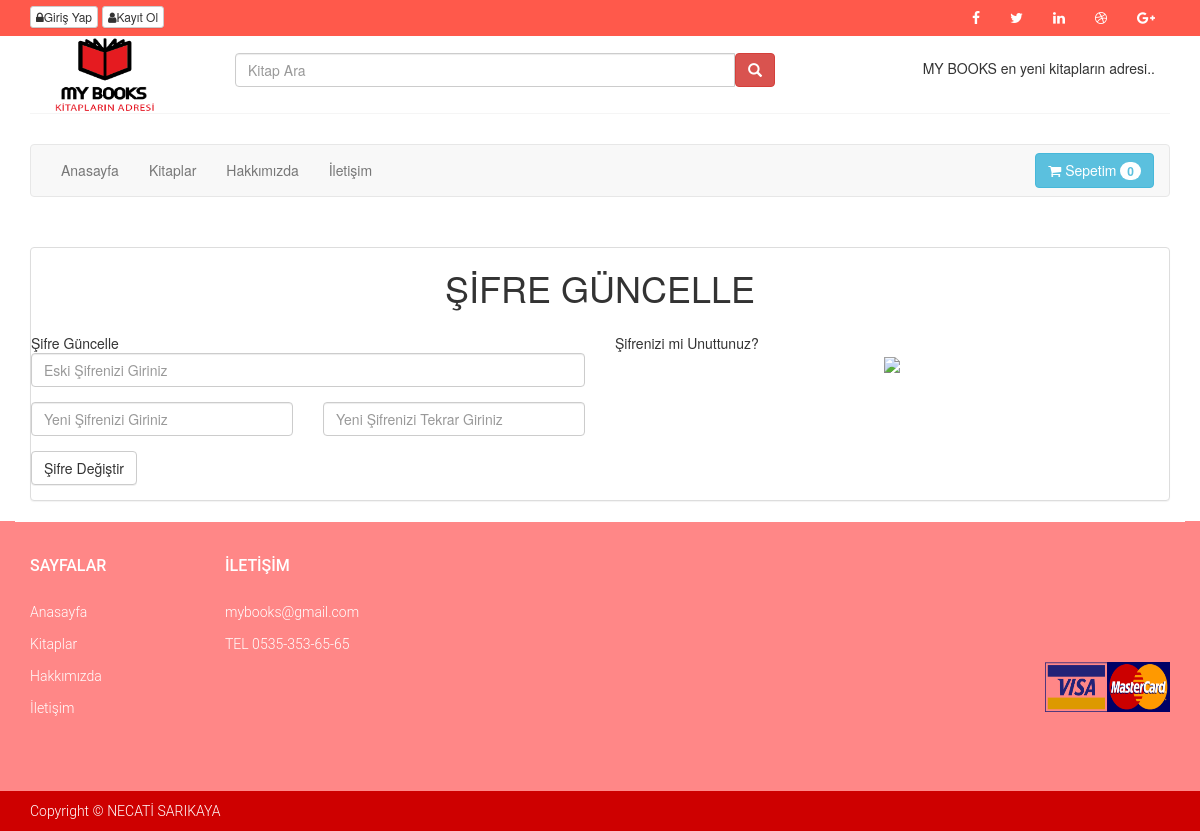
/sifre-guncelle.php?kullanici_id=27, run on the app's committed database.
### tables this page shows
CREATE TABLE `tblayar` (
  `ayar_id` int(11) NOT NULL,
  `ayar_logo` varchar(250) NOT NULL,
  `ayar_url` varchar(50) NOT NULL,
  `ayar_title` varchar(250) NOT NULL,
  `ayar_description` varchar(250) NOT NULL,
  `ayar_keywords` varchar(50) NOT NULL,
  `ayar_author` varchar(50) NOT NULL,
  `ayar_tel` varchar(50) NOT NULL,
  `ayar_gsm` varchar(50) NOT NULL,
  `ayar_faks` varchar(50) NOT NULL,
  `ayar_mail` varchar(50) NOT NULL,
  `ayar_ilce` varchar(50) NOT NULL,
  `ayar_il` varchar(50) NOT NULL,
  `ayar_adres` varchar(250) NOT NULL,
  `ayar_mesai` varchar(250) NOT NULL,
  `ayar_maps` varchar(250) NOT NULL,
  `ayar_bakim` enum('0','1') NOT NULL DEFAULT '1',
  PRIMARY KEY (`ayar_id`)
);

CREATE TABLE `tblmenu` (
  `menu_id` int(11) NOT NULL AUTO_INCREMENT,
  `menu_ust` int(11) NOT NULL,
  `menu_adi` varchar(25) NOT NULL,
  `menu_url` varchar(250) NOT NULL,
  `menu_seourl` varchar(250) NOT NULL,
  `menu_durum` enum('0','1') NOT NULL,
  `menu_sira` int(11) NOT NULL,
  PRIMARY KEY (`menu_id`)
);

### sifre-guncelle.php (the view, shortened to what this page needs)
<?php include"header.php" ;
?>
<section>
	<div class="container">
		<div class="panel panel-default">
			<div class="panel-header"><CENTER><h1>ŞİFRE GÜNCELLE</h1></CENTER></div>
			<div class="panel-body">
				<div class="row">
					<form action="sifre-guncelle.php" method="POST" class="form-horizontal checkout" role="form">
		<div class="row">
			<div class="col-md-6">
				<div class="title-bg">
					<div class="title">Şifre Güncelle</div>
				</div>
				<div class="form-group dob">
					<div class="col-sm-12">
						<input type="password" class="form-control"  required="" name="kullanici_eskipassword" placeholder="Eski Şifrenizi Giriniz">
					</div>
				</div>
				<div class="form-group dob">
					<div class="col-sm-6">
						<input type="password" class="form-control" name="kullanici_passwordone"    placeholder="Yeni Şifrenizi Giriniz">
					</div>
					<div class="col-sm-6">
						<input type="password" class="form-control" name="kullanici_passwordtwo"   placeholder="Yeni Şifrenizi Tekrar Giriniz">
					</div>
				</div>
				<button type="submit" name="kullanicisifreguncelle" class="btn btn-default btn-red">Şifre Değiştir</button>
			</div>
			<div class="col-md-6">
				<div class="title-bg">
					<div class="title">Şifrenizi mi Unuttunuz?</div>
				</div>
				<center><a href="sifre-guncelle"><img width="400" src="http://www.emrahyuksel.com.tr/dimg/sifremi-unuttum.jpg"></a></center>
			</div>
		</div>
	</div>
				</div>
			</div>
		</div>
</section>
<?php include"footer.php" ?>

### header.php (shortened to what this page needs)
<?php include"baglan.php" ;
$kullanicisor=$db->prepare("SELECT * FROM tbluyeler where kullanici_mail=:mail");
$kullanicisor->execute(array(
  'mail' => $_SESSION['userkullanici_mail']
));
$kullanicicek=$kullanicisor->fetch(PDO::FETCH_ASSOC);
$ayaradi=$db->prepare("SELECT * FROM tblayar where ayar_id=:id");
$ayaradi->execute(array(
  'id' => 0));
$ayaryaz=$ayaradi->fetch(PDO::FETCH_ASSOC);
?>
<!DOCTYPE html>
<html lang="en">
<head>
	<link href="css/bootstrap.min.css" rel="stylesheet">
	<link href="css/font-awesome.min.css" rel="stylesheet">
	<link href="css/prettyPhoto.css" rel="stylesheet">
	<link href="css/price-range.css" rel="stylesheet">
	<link href="css/animate.css" rel="stylesheet">
	<link href="css/main.css" rel="stylesheet">
	<link href="css/responsive.css" rel="stylesheet">
	<link href="css/style.css" rel="stylesheet">
	<link rel="stylesheet" href="css/dikey.css">
	<link rel="stylesheet" href="https://maxcdn.bootstrapcdn.com/bootstrap/3.3.7/css/bootstrap.min.css">
	<link href="https://maxcdn.bootstrapcdn.com/font-awesome/4.7.0/css/font-awesome.min.css" rel="stylesheet">
</head>
<body>
	<header id="header" >
		<div class="header_top">
			<div class="container">
				<div class="row">
					<div class="col-sm-6">
						<div class="contactinfo">
							<?php
							if (!isset($_SESSION['userkullanici_mail'])){?>
								<ul class="nav nav-pills" style="margin-top: 5px;">
									<a href="login" class="btn btn-default btn-xs " role="button"><i class="fa fa-lock"></i>Giriş Yap</a>
									<a href="kayitol" class="btn btn-default btn-xs" role="button"><i class="fa fa-user"></i>Kayıt Ol</a>
								</ul>
							<?php  }
							?>
						</div>
					</div>
					<div class="col-sm-6">
						<div class="social-icons pull-right">
							<ul class="nav navbar-nav">
								<li><a href="#"><i class="fa fa-facebook"></i></a></li>
								<li><a href="#"><i class="fa fa-twitter"></i></a></li>
								<li><a href="#"><i class="fa fa-linkedin"></i></a></li>
								<li><a href="#"><i class="fa fa-dribbble"></i></a></li>
								<li><a href="#"><i class="fa fa-google-plus"></i></a></li>
							</ul>
						</div>
					</div>
				</div>
			</div>
		</div>
		<div class="header-middle">
			<div class="container" style="background-color: white">
				<div class="row">
					<div class="col-sm-2">
						<div class="logo pull-left">
							<a href="index"><img width="100" height="75" src="images/<?php echo $ayaryaz['ayar_logo']; ?>" style="margin-top: 2px; margin-left: 10px;"></a>
						</div>
					</div>
					<div class="col-sm-6">
						<div id="custom-search-input ">
							<form action="arama" method="POST">
							<div class="input-group col-sm-12" style="margin-top: 17px">
								<input type="text" name="arama" class="  search-query form-control" placeholder="Kitap Ara" />
								<span class="input-group-btn">
									<a href="arama"><button class="btn btn-danger" type="button">
										<span class=" glyphicon glyphicon-search"></span>
									</button></a>
								</span>
							</div>
						</div>
					</div>
					<div class="col-sm-4">
						<div class="shop-menu pull-right">
						<?php
						if (!isset($_SESSION['userkullanici_mail'])){?>
							<ul class="nav navbar-nav" style="margin-top: 15px;">
								<h5>MY BOOKS en yeni kitapların adresi..</h5>
							</ul>
						<?php  } else { ?>
						<?php }
						?>
					</div>
				</div>
			</div>
		</div>
	</div>
	<div class="header-bottom">
		<div class="container">
			<div class="row">
				<div class="col-sm-12">
					<nav class="navbar navbar-default">
						<div class="container-fluid">
							<ul class="nav navbar-nav">
								<li><a href="index">Anasayfa</a></li>
							<?php
								$menusor=$db->prepare("SELECT * FROM tblmenu where menu_durum=:durum order by menu_sira ASC limit 5 ");
								$menusor->execute(array(
									'durum' => 1
								));
								while ($menucek=$menusor->fetch(PDO::FETCH_ASSOC)){
									?>
									<li><a href="<?php echo $menucek['menu_url'] ?>"><?php echo $menucek['menu_adi'] ?></a></li>
								<?php } ?>
							</ul>
							<a class="btn btn-info navbar-btn pull-right" href="sepet">
								<i class="fa fa-shopping-cart"></i> Sepetim
								<?php
								$kullanici_id=$kullanicicek['kullanici_id'];
								$sepetsor=$db->prepare("SELECT * FROM tblsepet where kullanici_id=:id");
								$sepetsor->execute(array(
									'id' => $kullanici_id
								));
								$say=$sepetsor->rowCount();
								?>
								<span class="badge badge-light"><?php echo ("$say") ?></span>
							</a>
						</div>
					</nav>
				</div>
			</div>
		</div>
	</div>
</header>

### css/main.css (style rules this page uses)
body { font-family: 'Roboto', sans-serif; background:; position: relative; font-weight:400px; }
ul li { list-style: none; }
a { -webkit-transition: 300ms; -moz-transition: 300ms; -o-transition: 300ms; transition: 300ms; }
h1, h2, h3, h4, h5, h6 { font-family: 'Roboto', sans-serif; }
.header_top { background: none repeat scroll 0 0 #FF594B; }
.social-icons ul li a { border: 0 none; border-radius: 0; color: white; padding:0px; }
.social-icons ul li { display:inline-block; }
.social-icons ul li a i { padding: 11px 15px; transition: all 0.9s ease 0s; -moz-transition: all 0.9s ease 0s; -webkit-transition: all 0.9s ease 0s; -o-transition: all 0.9s ease 0s; }
.header-middle .container .row { border-bottom: 1px solid #f5f5f5; margin-left: 0; margin-right: 0; }
.header-middle .container .row .col-sm-4 { padding-left: 0; }
.header-bottom { padding-bottom: 30px; padding-top: 30px; }

### yonetim-panel/css/style.css (style rules this page uses)
body { margin: 0px; padding: 0px; background-image: url(images/bg.png); background-repeat: repeat; }

### css/dikey.css (style rules this page uses)
.btn-default { color: #333; background-color: #f9f9f9; border-color: #ccc; border: 1px solid; text-align: center; cursor: pointer; color: #5e5e5e; -moz-border-radius: 3px; -webkit-border-radius: 3px; border-radius: 3px; background: -webkit-gradient(linear, 50% 0%, 50% 100%, color-stop(0%, #fefefe), color-stop(100%, #f9f9f9)), #f9f9f9; background: -moz-linear-gradient(#fefefe, #f9f9f9), #f9f9f9; background: -webkit-linear-gradient(#fefefe, #f9f9f9), #f9f9f9; background: linear-gradient(#fefefe, #f9f9f9), #f9f9f9; border-color: #c3c3c3 #c3c3c3 #bebebe; -moz-box-shadow: rgba(0, 0, 0, 0.06) 0 1px 0, rgba(255, 255, 255, 0.1) 0 1px 0 0 inset; -webkit-box-shadow: rgba(0, 0, 0, 0.06) 0 1px 0, rgba(255, 255, 255, 0.1) 0 1px 0 0 inset; box-shadow: rgba(0, 0, 0, 0.06) 0 1px 0, rgba(255, 255, 255, 0.1) 0 1px 0 0 inset; }

### data on the page
tblayar: ayar_logo (picture)
tblmenu: menu_adi "Kitaplar"
tblmenu: menu_adi "Hakkımızda"
tblmenu: menu_adi "İletişim"

### other printed values
$say "0"
